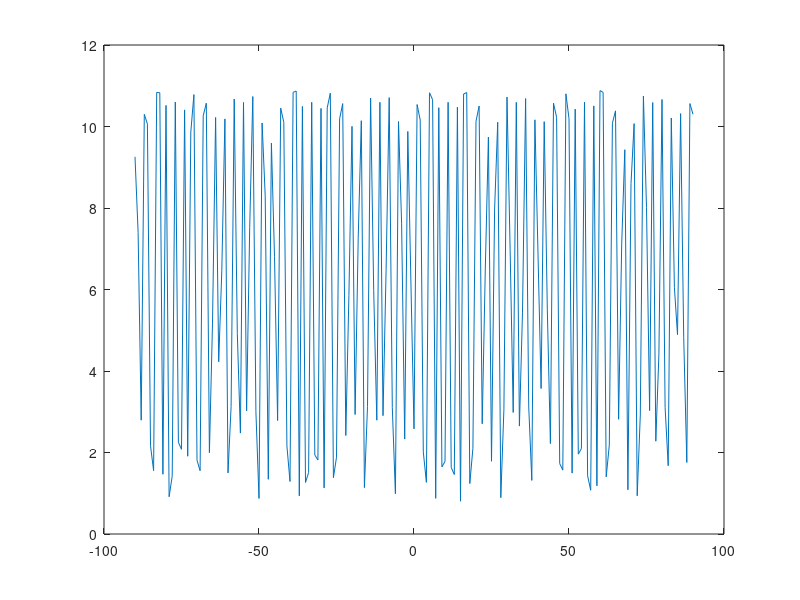

Here is the MATLAB script that generated this plot:
clc; clear all; close all;
disp('你好nihao')
% 波速
% c = physconst('LightSpeed');
% % 频率
% fc = 300e6;
% % 波长
% lambda = c/fc;

% 线阵的阵元数
M = 10;
% 采样点数
N = 400;
% 阵元间距
d =  0.5;
% 信噪比
SNR = 10;
% 16QAM调制
QAM = 16;
% 信源方向
phi_s = [5, 45, 60];

P = length(phi_s);

% 阵列流型
for i=1:P
	% a 	= exp(-j*w*t)
	% 	= exp(-j*2*pi*f*(d*sin(theta)/(f*lambda)))
	% 	= exp(-j*2*pi*d*sin(theta)/lambda)
        A(:,i)=exp(-j*2*pi*[0:M-1]'*sin(phi_s(i))*0.5);
  end

% 信源模型
for k=1:P
	% 16QAM调制
	% 基带信号，不考虑载波
    	QAM = 16;
    	x = randi([0 QAM-1],1,N);
    	s = qammod(x, QAM);
    	S(k,:) = s;
end

% 阵元接收到的信号
X = awgn(A*S, SNR);

R=X*X'/N


angle = -90:1:90;
for i = 1:length(angle)
	a = exp(-j*2*pi*0.5*[0:M-1]'*sin(angle(i)));
	y(i) = sqrt(abs(a'*R*a))/3;
end
plot(angle,y)


% for i = 1:P
% 	u_s  = (d/lambda)*sin(phi_s(1)*pi/180);
% 	c_mf = exp(-i*2*pi*u_s*(0:M-1).')/sqrt(M);
% 	s = zeros(M,N);
% 	s(:,100) = 10^(SNR/20)*exp(-i*2*pi*u_s*(0:M-1).')/sqrt(M);
% 	w = (randn(M,N)+i*randn(M,N))/sqrt(2);
% 	x = s + w;
% end

% % Target Normalized Spatial Frequency.
% u_s  = (d/lambda)*sin(phi_s*pi/180);

% % 建立信号源模型
% P = length(phi_s)
% s = zeros( M, N, P);
% s(:, 200, :) = 10^(SNR/20)*exp(-i*2*pi*u_s'*((0:M-1)))/sqrt(M);

% % 高斯噪声
% w = (randn(M, P, N)+i*randn(M, P, N))/sqrt(2);

% c_mf = exp(-i*2*pi*u_s'*((0:M-1)))/sqrt(M);


